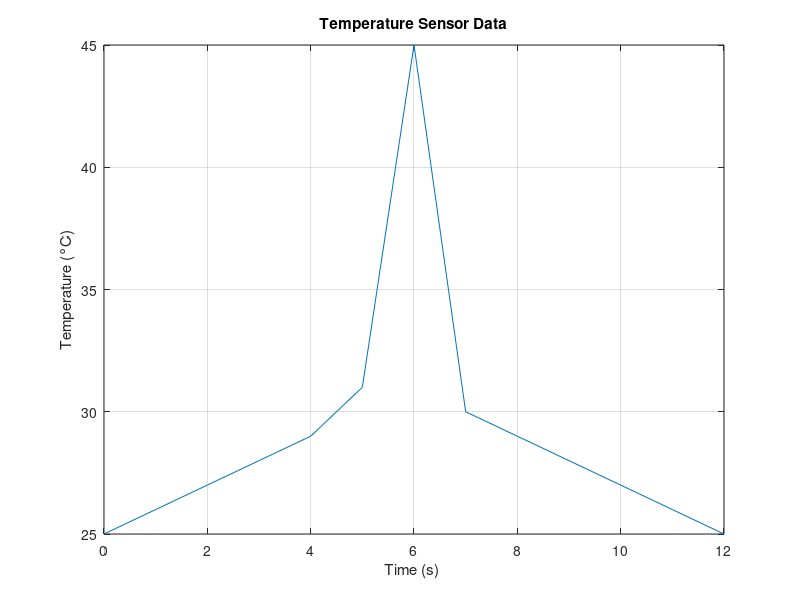

Source code (MATLAB):
%% MATLAB Problem 19 - Sensor Fault Detection

%time = 0:1:12;

%temperature = [25 26 27 28 29 31 45 30 29 28 27 26 25];

% Normal operating temperature:
% 20°C to 35°C

% TASK:
%
% 1. Find the average temperature.
% 2. Find the maximum temperature.
% 3. Find which temperature measurements are above 35°C.
% 4. Find the INDEX of the faulty measurements.
% 5. Find the TIME at which the fault occurred.
% 6. Count how many faulty measurements occurred.
% 7. Plot temperature vs time.
% 8. Add:
%       Title: Temperature Sensor Data
%       X-axis: Time (s)
%       Y-axis: Temperature (°C)
%       Grid
% HINT:
% For the faulty measurements:
% temperature > 35
%
% For the indices:
%
% find(temperature > 35)
%
% Remember:
% time(index)
% gives you the time corresponding to that measurement.

time = 0:1:12;

temperature = [25 26 27 28 29 31 45 30 29 28 27 26 25];

avg_temp = mean(temperature);
max_temp = max(temperature);
count = sum(temperature > 35);                 %temperature > 35 --->  Which values satisfy the condition
temp_above_35 = temperature(temperature > 35); %temperature(temperature > 35)  ---> What are those values
fault_index = find(temperature > 35);          %find(temperature > 35) --->  Where are those values
time_fault = time(temperature > 35);

plot(time,temperature)
title("Temperature Sensor Data")
xlabel("Time (s) ")
ylabel("Temperature (°C)")
grid on
